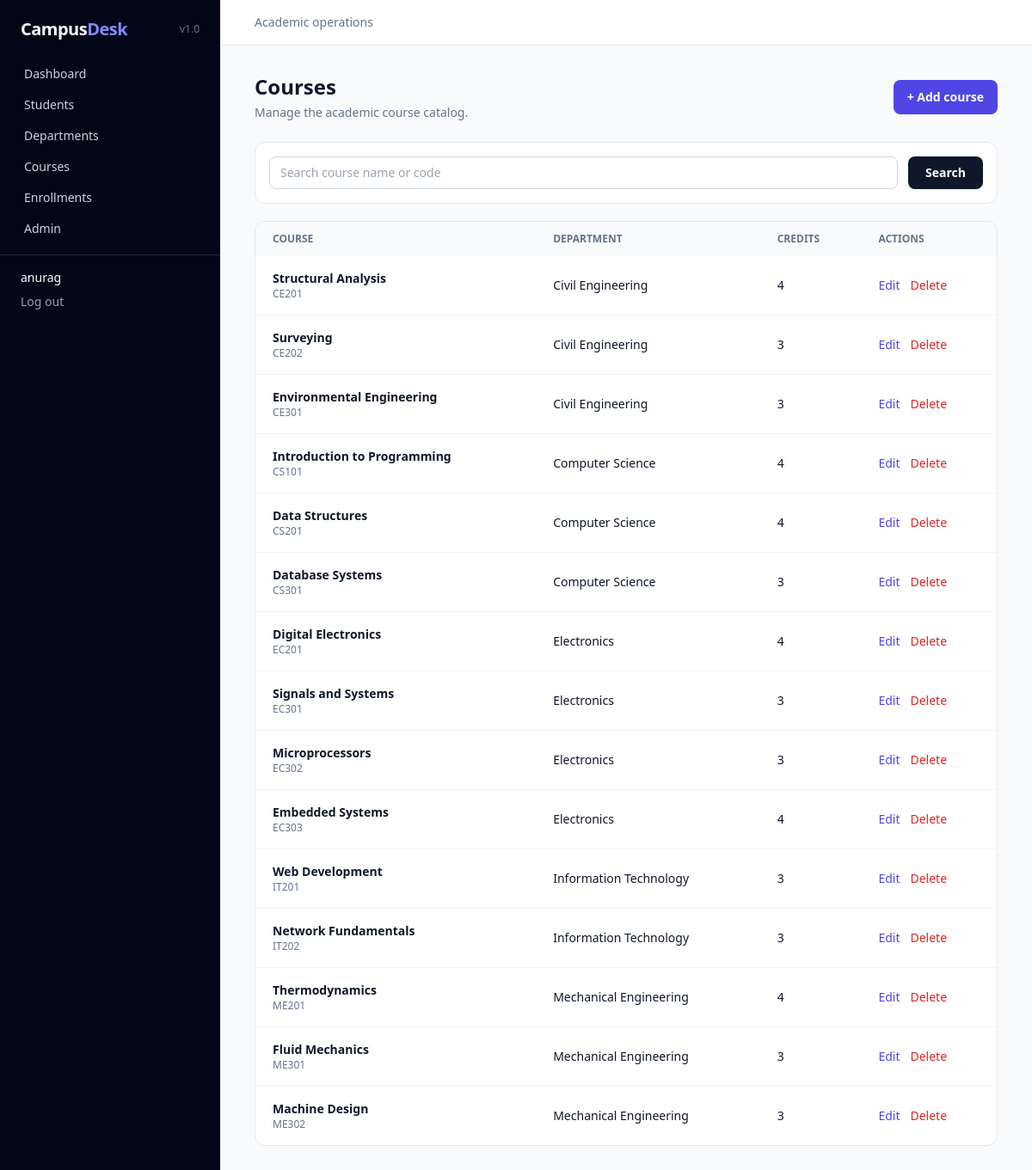
The app's page /courses/ (signed in) with its own data.
### students/models.py (models this page shows, shortened)
class Course(models.Model):
	name = models.CharField(max_length=150)
	code = models.CharField(max_length=30, unique=True)
	description = models.TextField(blank=True)
	credits = models.PositiveSmallIntegerField(default=3)
	department = models.ForeignKey(Department, on_delete=models.PROTECT, related_name='courses')
	created_at = models.DateTimeField(auto_now_add=True)
	class Meta:
		ordering = ['code']

class Department(models.Model):
	name = models.CharField(max_length=120, unique=True)
	description = models.TextField(blank=True)
	created_at = models.DateTimeField(auto_now_add=True)
	class Meta:
		ordering = ['name']
	def __str__(self):
		return self.name

### students/views.py (the view)
# urls.py: path('courses/', views.course_list, name='course_list'),
@login_required
def course_list(request):
	courses = Course.objects.select_related('department'); query = request.GET.get('q', '').strip()
	if query: courses = courses.filter(Q(name__icontains=query) | Q(code__icontains=query))
	return render(request, 'students/course_list.html', {'courses': courses, 'query': query})

### templates/students/course_list.html
{% extends 'base.html' %}{% block title %}Courses | Campus Desk{% endblock %}{% block content %}<div class="flex items-center justify-between"><div><h1 class="text-2xl font-bold">Courses</h1><p class="mt-1 text-sm text-slate-500">Manage the academic course catalog.</p></div><a href="{% url 'course_create' %}" class="rounded-lg bg-indigo-600 px-4 py-2.5 text-sm font-semibold text-white">+ Add course</a></div><form class="mt-6 flex gap-3 rounded-xl border border-slate-200 bg-white p-4"><input name="q" value="{{ query }}" placeholder="Search course name or code" class="flex-1 rounded-lg border border-slate-300 px-3 py-2 text-sm"><button class="rounded-lg bg-slate-900 px-5 py-2 text-sm font-semibold text-white">Search</button></form><div class="mt-5 overflow-x-auto rounded-xl border border-slate-200 bg-white"><table class="w-full text-left text-sm"><thead class="bg-slate-50 text-xs uppercase text-slate-500"><tr><th class="px-5 py-3">Course</th><th class="px-5 py-3">Department</th><th class="px-5 py-3">Credits</th><th class="px-5 py-3">Actions</th></tr></thead><tbody class="divide-y divide-slate-100">{% for course in courses %}<tr><td class="px-5 py-4"><p class="font-semibold">{{ course.name }}</p><p class="text-xs text-slate-500">{{ course.code }}</p></td><td class="px-5 py-4">{{ course.department }}</td><td class="px-5 py-4">{{ course.credits }}</td><td class="px-5 py-4"><a class="mr-3 text-indigo-600" href="{% url 'course_update' course.pk %}">Edit</a><a class="text-red-600" href="{% url 'course_delete' course.pk %}">Delete</a></td></tr>{% empty %}<tr><td colspan="4" class="p-10 text-center text-slate-500">No courses found.</td></tr>{% endfor %}</tbody></table></div>{% endblock %}

### templates/base.html (shortened to what this page needs)
{% load static %}
<!doctype html>
<html lang="en">
<head>
  <script src="https://cdn.tailwindcss.com"></script>
</head>
<body class="min-h-screen bg-slate-50 text-slate-900">
  {% if user.is_authenticated %}
  <div class="min-h-screen lg:flex">
    <aside class="bg-slate-950 text-slate-300 lg:min-h-screen lg:w-64">
      <div class="flex items-center justify-between px-6 py-5"><a href="{% url 'dashboard' %}" class="text-xl font-bold tracking-tight text-white">Campus<span class="text-indigo-400">Desk</span></a><span class="text-xs text-slate-500">v1.0</span></div>
      <nav class="flex gap-1 overflow-x-auto px-3 pb-3 lg:block lg:px-4" aria-label="Main navigation">
        <a href="{% url 'dashboard' %}" class="block whitespace-nowrap rounded-lg px-3 py-2 text-sm hover:bg-slate-800 hover:text-white">Dashboard</a>
        <a href="{% url 'student_list' %}" class="block whitespace-nowrap rounded-lg px-3 py-2 text-sm hover:bg-slate-800 hover:text-white">Students</a>
        <a href="{% url 'department_list' %}" class="block whitespace-nowrap rounded-lg px-3 py-2 text-sm hover:bg-slate-800 hover:text-white">Departments</a>
        <a href="{% url 'course_list' %}" class="block whitespace-nowrap rounded-lg px-3 py-2 text-sm hover:bg-slate-800 hover:text-white">Courses</a>
        <a href="{% url 'enrollment_list' %}" class="block whitespace-nowrap rounded-lg px-3 py-2 text-sm hover:bg-slate-800 hover:text-white">Enrollments</a>
        <a href="/admin/" class="block whitespace-nowrap rounded-lg px-3 py-2 text-sm hover:bg-slate-800 hover:text-white">Admin</a>
      </nav>
      <div class="border-t border-slate-800 px-6 py-4 text-sm"><div class="truncate text-white">{{ user.get_username }}</div><form method="post" action="{% url 'logout' %}" class="mt-2">{% csrf_token %}<button class="text-slate-400 hover:text-white">Log out</button></form></div>
    </aside>
    <main class="flex-1"><header class="border-b border-slate-200 bg-white px-5 py-4 lg:px-10"><div class="mx-auto max-w-7xl"><p class="text-sm text-slate-500">Academic operations</p></div></header><div class="mx-auto max-w-7xl px-5 py-8 lg:px-10">
      {% block content %}{% endblock %}
    </div></main>
  </div>
  {% else %}{% block auth_content %}{% endblock %}{% endif %}
</body>
</html>

### records on screen
Course: name "Structural Analysis", code "CE201", department "Civil Engineering", credits "4"
Course: name "Surveying", code "CE202", department "Civil Engineering", credits "3"
Course: name "Environmental Engineering", code "CE301", department "Civil Engineering", credits "3"
Course: name "Introduction to Programming", code "CS101", department "Computer Science", credits "4"
Course: name "Data Structures", code "CS201", department "Computer Science", credits "4"
Course: name "Database Systems", code "CS301", department "Computer Science", credits "3"
Course: name "Digital Electronics", code "EC201", department "Electronics", credits "4"
Course: name "Signals and Systems", code "EC301", department "Electronics", credits "3"
Course: name "Microprocessors", code "EC302", department "Electronics", credits "3"
Course: name "Embedded Systems", code "EC303", department "Electronics", credits "4"
Course: name "Web Development", code "IT201", department "Information Technology", credits "3"
Course: name "Network Fundamentals", code "IT202", department "Information Technology", credits "3"
Course: name "Thermodynamics", code "ME201", department "Mechanical Engineering", credits "4"
Course: name "Fluid Mechanics", code "ME301", department "Mechanical Engineering", credits "3"
Course: name "Machine Design", code "ME302", department "Mechanical Engineering", credits "3"

### other values on screen
{{ user.get_username }} "anurag"
